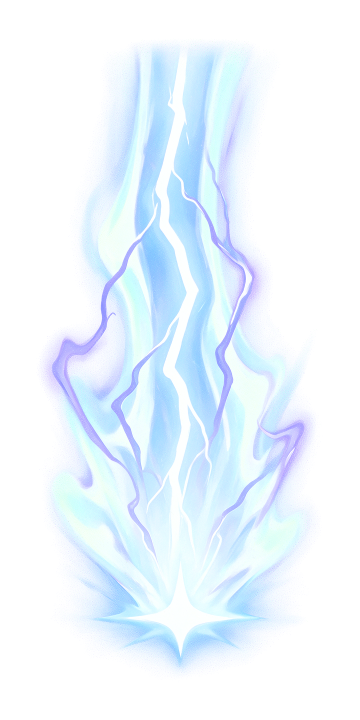
#> input picture asserts/ViralInvasion_ThunderRework_v025/production/column-hires.rgba.png, 720 x 1440 px (shown at 1/2 size)
$ python -i overlays-process.py   (imports and definitions only)
#> lines starting #> are read from the running program, lines starting #| are printed output that depends on the picture
#> further down, picture is the input picture: PIL image 720x1440 RGBA; mean R, G, B, A 93.7, 112.9, 132.2, 86
"""Technical black-matte separation and texture registration, no invented lightning pixels."""
from pathlib import Path
import json, hashlib
from PIL import Image

ROOT=Path(__file__).resolve().parents[1]
def digest(b): return hashlib.sha256(b).hexdigest()
def save_png(path,im):
    p=ROOT/path;p.parent.mkdir(parents=True,exist_ok=True);im.save(p,format='PNG',compress_level=9,optimize=True)
    b=p.read_bytes();return {'path':str(path).replace('\\','/'),'absolutePath':str(p),'sha256':digest(b),'bytes':len(b)}
def flatten(im,color):
    bg=Image.new('RGBA',im.size,color);bg.alpha_composite(im);return bg.convert('RGB')
def alpha_stats(im):
    a=im.getchannel('A');h=a.histogram();total=im.width*im.height
#> after `a = im.getchannel('A')`:
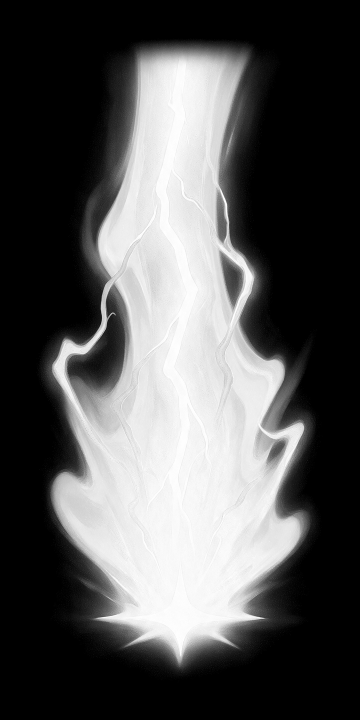
#> a: PIL image 720x1440 L (shown at 1/2 size); min 0, max 254, mean 86
#> after `h = a.histogram()`: h = 256 values, max 496628 at index 0, min 0 at index 11, mean 4050
#> after `total = im.width * im.height`: total = 1036800
    border=sum(v>0 for v in list(a.crop((0,0,im.width,1)).getdata())+list(a.crop((0,im.height-1,im.width,im.height)).getdata())+list(a.crop((0,0,1,im.height)).getdata())+list(a.crop((im.width-1,0,im.width,im.height)).getdata()))
#> border = 0
    hidden=sum(1 for r,g,b,a in im.getdata() if a==0 and (r or g or b))
#> hidden = 0
    return {'transparent':h[0],'partial':sum(h[1:255]),'opaque':h[255],'hiddenRGB':hidden,'borderVisible':border,'meanAlpha':sum(i*n for i,n in enumerate(h))/total/255,'alphaAbove32Fraction':sum(h[33:])/total,'bbox':list(a.getbbox())}
def black_to_rgba(im,floor=6):
    values=[]
    for r,g,b in im.convert('RGB').getdata():
        d=[max(0,c-floor) for c in (r,g,b)];m=max(d)
        if not m:values.append((0,0,0,0));continue
        a=round(m*255/(255-floor))
        values.append(tuple(round(c*255/m) for c in d)+(a,))
    out=Image.new('RGBA',im.size);out.putdata(values);return out
def clear_hidden(im):
    values=[(r,g,b,a) if a else (0,0,0,0) for r,g,b,a in im.getdata()];im.putdata(values);return im

assets=[]
# [32 lines not run here, left out]

fragment={'schemaVersion':1,'theme':'ViralInvasion_ThunderRework_v025','status':'producer-ready','expectedRuntimeCount':2,'assets':assets,'metadata':{'runtimeCount':2,'runtimePngBytes':sum(a['bytes'] for a in assets),'sourceMethod':'Two actual Seedream5Pro images; technical black-background alpha separation and texture resize. No procedurally invented lightning.','rawAndQaExcludedFromBudget':True,'centerAnchors':True,'noGameChanges':True}}
# [2 lines not run here, left out]

>>> from PIL import Image
>>> picture = Image.open('column-hires.rgba.png')
>>> result = alpha_stats(picture)
#> result = {'transparent': 496628, 'partial': 540172, 'opaque': 0, 'hiddenRGB': 0, 'borderVisible': 0, 'meanAlpha': 0.337, 'alphaAbove32Fraction': 0.433, 'bbox': [72, 76, 646, 1366]}

$ run again, on asserts/ViralInvasion_ThunderRework_v025/production/cracks-qa/source-transparent.png
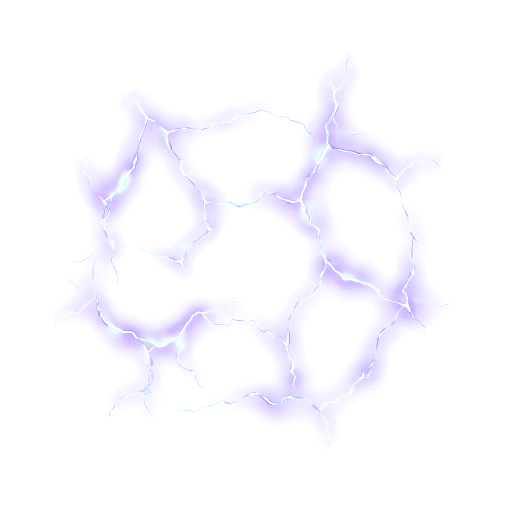
#> input picture asserts/ViralInvasion_ThunderRework_v025/production/cracks-qa/source-transparent.png, 1024 x 1024 px (shown at 1/2 size)
#> picture is the input picture: PIL image 1024x1024 RGBA; mean R, G, B, A 23.7, 16.1, 60, 10.2
#> in alpha_stats, `a = im.getchannel('A')`:
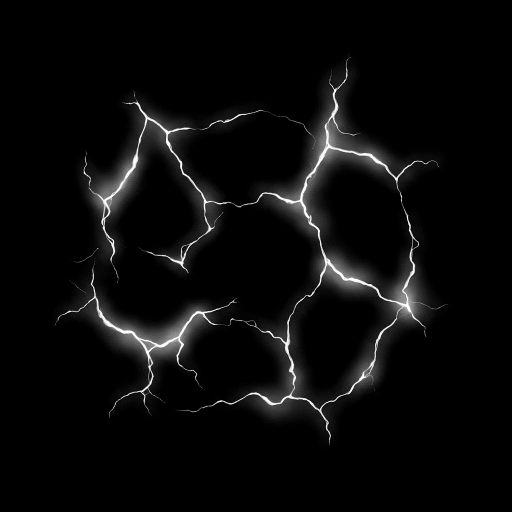
#> a: PIL image 1024x1024 L (shown at 1/2 size); min 0, max 255, mean 10.2
#> h = 256 values, max 801003 at index 0, min 0 at index 21, mean 4096
#> border = 0
#> result = {'transparent': 801003, 'partial': 245737, 'opaque': 1836, 'hiddenRGB': 0, 'borderVisible': 0, 'meanAlpha': 0.04, 'alphaAbove32Fraction': 0.0907, 'bbox': [102, 98, 909, 912]}

$ run again, on asserts/ViralInvasion_ThunderRework_v025/production/trail-qa/source-transparent.png
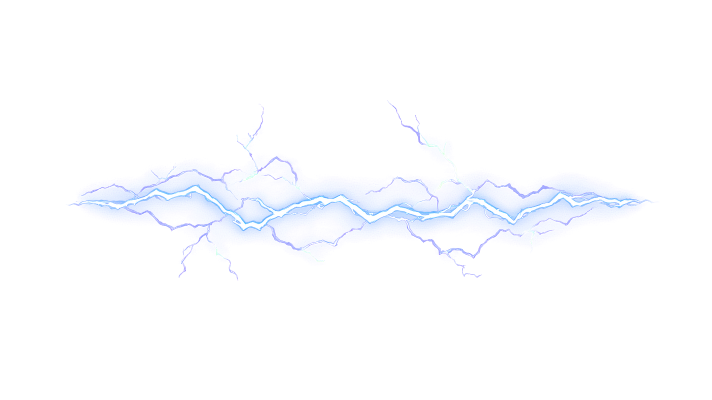
#> input picture asserts/ViralInvasion_ThunderRework_v025/production/trail-qa/source-transparent.png, 1424 x 800 px (shown at 1/2 size)
#> picture is the input picture: PIL image 1424x800 RGBA; mean R, G, B, A 8.4, 14.2, 34.5, 7.6
#> in alpha_stats, `a = im.getchannel('A')`:
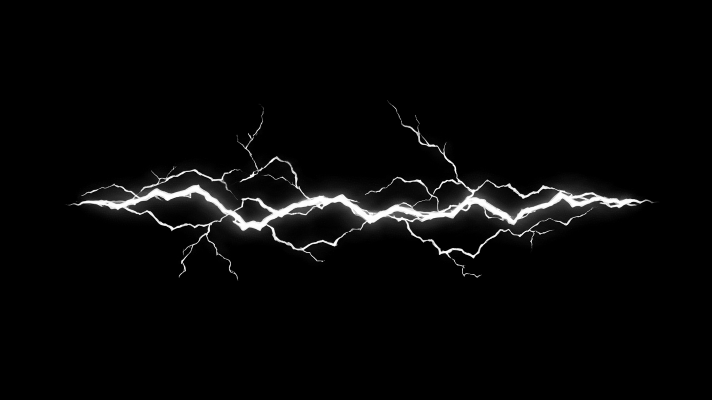
#> a: PIL image 1424x800 L (shown at 1/2 size); min 0, max 255, mean 7.6
#> h = 256 values, max 984290 at index 0, min 0 at index 21, mean 4450
#> border = 0
#> result = {'transparent': 984290, 'partial': 151146, 'opaque': 3764, 'hiddenRGB': 0, 'borderVisible': 0, 'meanAlpha': 0.03, 'alphaAbove32Fraction': 0.0494, 'bbox': [129, 201, 1319, 562]}
